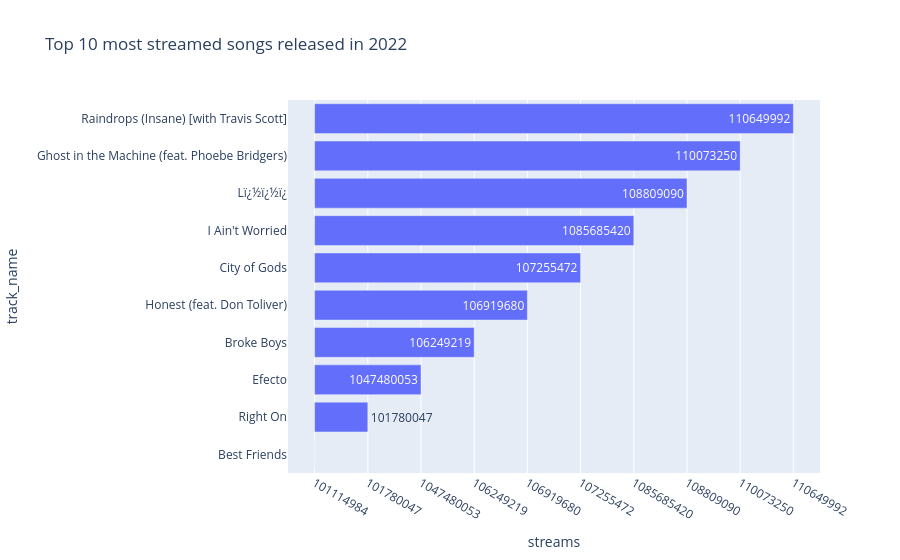

Notebook source saved alongside this figure:
### Code cell
# let's test our bar chart
top_stream_counts(df, 2022)

### Figure 1 — Plotly figure (JSON) as saved in the notebook; plotly's stock layout.template omitted (floating-point values rounded to 4 significant figures)
{"data": [{"customdata": [["The Weeknd"], ["Lil Baby"], ["Bad Bunny"], ["Drake, 21 Savage"], ["Justin Bieber, Don Toliver"], ["Kanye West, Alicia Keys, Fivio Foreign"], ["OneRepublic"], ["Stromae"], ["SZA, Phoebe Bridgers"], ["Travis Scott, Metro Boomin"]], "hovertemplate": "streams=%{x}<br>track_name=%{y}<br>artist(s)_name=%{customdata[0]}<extra></extra>", "legendgroup": "", "marker": {"color": "#636efa", "pattern": {"shape": ""}}, "name": "", "orientation": "h", "showlegend": false, "textposition": "auto", "texttemplate": "%{x}", "type": "bar", "x": ["101114984", "101780047", "1047480053", "106249219", "106919680", "107255472", "1085685420", "108809090", "110073250", "110649992"], "xaxis": "x", "y": ["Best Friends", "Right On", "Efecto", "Broke Boys", "Honest (feat. Don Toliver)", "City of Gods", "I Ain't Worried", "Lï¿½ï¿½ï¿", "Ghost in the Machine (feat. Phoebe Bridgers)", "Raindrops (Insane) [with Travis Scott]"], "yaxis": "y"}], "layout": {"barmode": "relative", "legend": {"tracegroupgap": 0}, "title": {"text": "Top 10 most streamed songs released in 2022"}, "xaxis": {"anchor": "y", "domain": [0, 1], "title": {"text": "streams"}}, "yaxis": {"anchor": "x", "domain": [0, 1], "title": {"text": "track_name"}}}}
